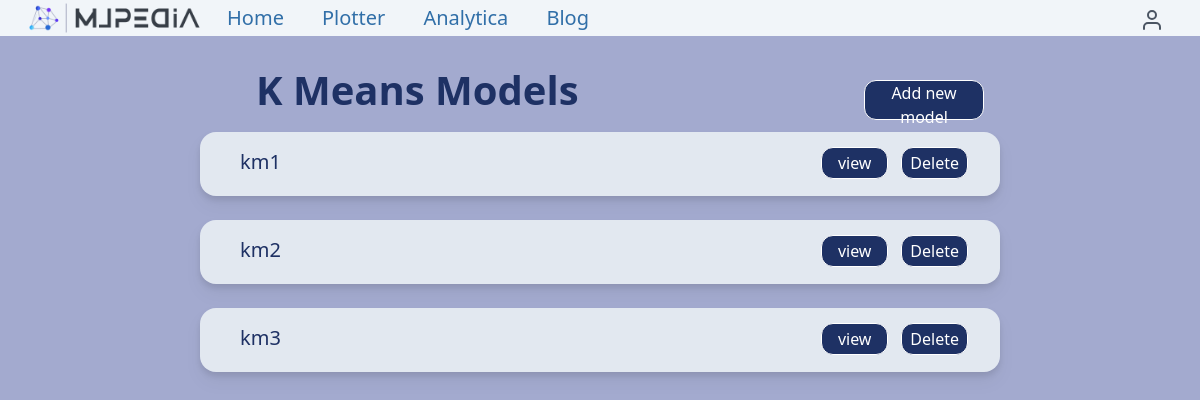
The page /analytica/km_models_list/ (signed in) on the database as committed earlier.
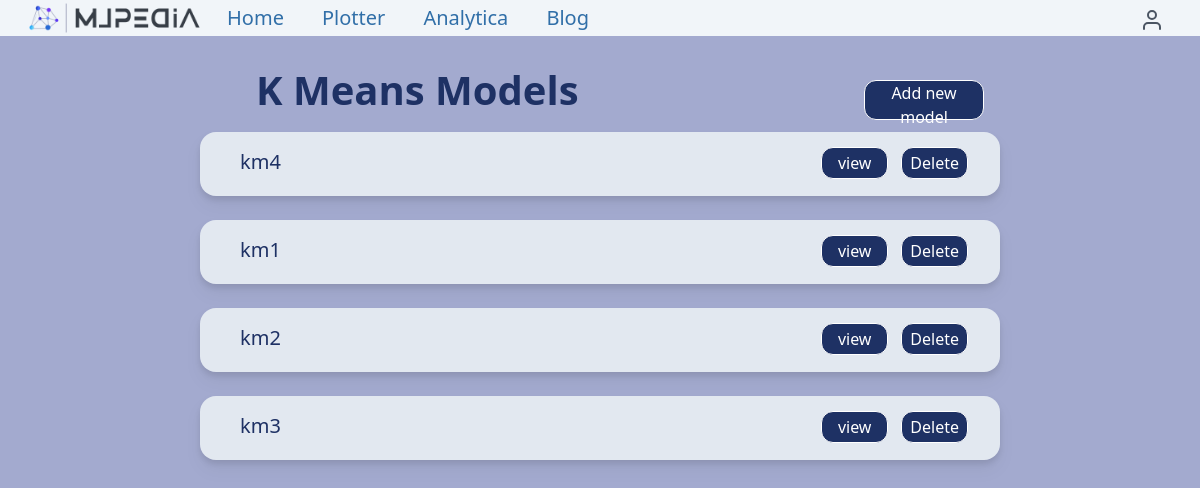
The same page on the database as committed later.
### analytica/models.py (models this page shows, shortened)
class KMeansCluster(models.Model):
    user = models.ForeignKey(settings.AUTH_USER_MODEL,
                            related_name='k_means_models_created',
                            on_delete=models.CASCADE)
    title = models.CharField(max_length=500)
    no_of_clusters = models.IntegerField(default=1)
    features_input = models.FileField(upload_to='files/%Y/%m/%d/')
    plot = models.ImageField(upload_to='images/%Y/%m/%d/', blank = True)
    weights_file = models.FileField(upload_to='files/%Y/%m/%d/', blank = True)
    k_means_output_file = models.FileField(upload_to='files/%Y/%m/%d/', blank = True)
    slug = models.SlugField(max_length = 600, blank=True)
    created = models.DateField(auto_now_add = True, db_index = True)
    class Meta:
        ordering = ('-created',)
    def get_absolute_url(self):
        return reverse('analytica:k_means_detail', args=[self.id, self.slug])

### analytica/views.py (the view)
# urls.py: path("km_models_list/",views.k_means_models_list, name = "k_means_models_list"),
@login_required
def k_means_models_list(request):
    models = KMeansCluster.objects.filter(user=request.user).order_by('-created')
    return render(request, "analytica/k_means/k_means_models_list.html",{
        'models': models,
        'section': 'analytica',
    })

### analytica/templates/analytica/k_means/k_means_models_list.html (shortened to what this page needs)
{% extends 'base.html'%}
{% load static %}
{% block content %}
<body class=" bg-[#a3aacf]">
    <div>
        <div class="h-auto w-[72%] mt-6 mb-5 flex justify-between items-center">
            <div class=" text-[#1e3164] text-[40px] font-semibold  h-10 ml-64  ">
                K Means Models
            </div>
            <a href="{% url 'analytica:k_means_create' %}"><button class=" absolute w-[10%] h-10  border border-white border-solid rounded-xl bg-[#1e3164] text-white px-2  text-center text-sm lg:text-base hover:bg-blue-900 hover:border-none ">Add new model</button></a>
        </div>
        {% if models %}
        <div class="h-full width-full flex flex-col justify-center items-center ">
            {% for model in models %}
            <div class="  bg-slate-200 rounded-2xl drop-shadow-lg h-16 w-4/6 my-3 mx-2 flex justify-between ">
                <h1 class="m-4 px-6  text-xl text-[#1e3164] relative">{{ model.title }}</h1>
                <a class="m-4  px-7 text-xl text-[#1e3164]" href="{{ model.get_absolute_url }}">
                    <button class=" absolute w-1/12 h-8 border border-white border-solid rounded-xl bg-[#1e3164] text-white  lg:bottom-[27%]  lg:right-[14%] text-center text-sm lg:text-base hover:bg-blue-900 hover:border-none ">view</button>
                </a>
                <a class="m-4  px-7 text-xl text-[#1e3164]" href="{% url 'analytica:k_means_delete' model.id model.slug %}">
                    <button class=" absolute w-1/12 h-8 border border-white border-solid rounded-xl bg-[#1e3164] text-white  lg:bottom-[27%]  lg:right-[4%] text-center text-sm lg:text-base hover:bg-blue-900 hover:border-none ">Delete</button>
                </a>
            </div>
            {% endfor %}
        </div>
        {% endif %}
    </div>
</body>
{% endblock %}

Rows that differ between the two databases and show on the page:
added KMeansCluster: title "km4"
